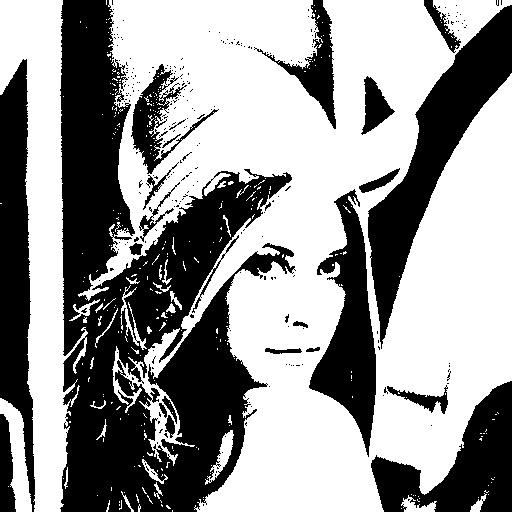
//> input picture cmake-build-debug/b_otsu_output.jpg, 512 x 512 px
$ ./main   (built with g++ and OpenCV 4)
//> lines starting //> are read from the running program, lines starting //| are printed output that depends on the picture; after the words box and inside, x2 and y2 are one past the last pixel; in counts of white or black regions, pixels touching at a corner belong together
#include <iostream>
#include <filesystem>
#include <cmath>
#include <limits>
#include <opencv2/opencv.hpp>
//15: Momentos invariantes de Hu (7)
//16: Área, perímetro, longitud, centroide, orientación
//18: Factor circularidad / compactación
//22: Radii
namespace fs = std::filesystem;
// Carga la matriz binaria donde la imagen ya fue separada del fondo por Otsu
cv::Mat cargarImagenBinaria(const std::string& ruta) {
//> called with ruta = "b_otsu_output.jpg"
    return cv::imread(ruta, cv::IMREAD_GRAYSCALE);
//> further down, binaria is the input picture: 512 rows x 512 cols, CV_8UC1; min 0, max 255, mean 150.2
}

//calcula todas las metricas de forma y momentos invariantes
void ejecutarMotorGeometrico(const cv::Mat& binaria) {
    std::cout << "[Modulo] Iniciando Analisis Geometrico e Invariante..." << std::endl;

    double area = 0.0;
    double m10 = 0.0;
    double m01 = 0.0;
    // Calculo de los momentos espaciales crudos
    // El momento m00 equivale al area total (suma de pixeles blancos)
    // Los momentos m10 y m01 acumulan la posicion de los objetos en los ejes X y Y
    for (int y = 0; y < binaria.rows; ++y) {
        for (int x = 0; x < binaria.cols; ++x) {
            if (binaria.at<uchar>(y, x) >= 127) {
                area += 1.0;
                m10 += x;
                m01 += y;
            }
        }
    }
//> this loop made 512 passes
//> (area, m10, m01) on passes 1 to 3: (444, 118355, 0), (888, 236710, 444), (1332, 355065, 1332)
//> after the loop, area = 154439; m10 = 43540317; m01 = 36463992

    if (area == 0.0) {
        std::cout << "Error: No se encontraron regiones segmentadas." << std::endl;
        return;
    }
    //centroide
    double cx = m10 / area;
//> cx = 281.9
    double cy = m01 / area;
//> cy = 236.1
    // Declaracion de las variables para los momentos centrales (mu)
    // Estos momentos trasladan el origen del plano cartesiano hacia el centroide
    // asi las mediciones son invariantes a la traslacion
    double mu20 = 0.0, mu02 = 0.0, mu11 = 0.0;
    double mu30 = 0.0, mu03 = 0.0, mu21 = 0.0, mu12 = 0.0;

    double perimetro = 0.0;
    double radioMaximo = 0.0;
    double radioMinimo = std::numeric_limits<double>::max();

    int vecinosX[8] = {-1, 0, 1, -1, 1, -1, 0, 1};
    int vecinosY[8] = {-1, -1, -1, 0, 0, 1, 1, 1};

    cv::Mat visualizacion;
    cv::cvtColor(binaria, visualizacion, cv::COLOR_GRAY2BGR);
    visualizacion *= 0.3;
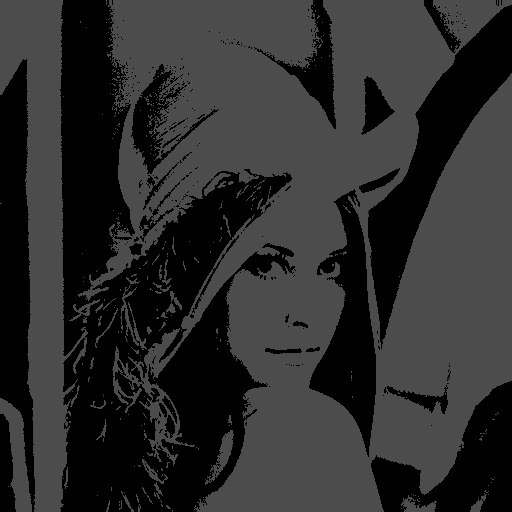
//> visualizacion: 512 rows x 512 cols, CV_8UC3; min 0, max 76, mean 44.8

    for (int y = 0; y < binaria.rows; ++y) {
        for (int x = 0; x < binaria.cols; ++x) {
            if (binaria.at<uchar>(y, x) >= 127) {
                // Calculo de la distancia de cada pixel respecto al centroide
                double dx = x - cx;
                double dy = y - cy;
                // Construccion de los momentos centrales de segundo y tercer orden
                mu20 += std::pow(dx, 2);
                mu02 += std::pow(dy, 2);
                mu11 += dx * dy;

                mu30 += std::pow(dx, 3);
                mu03 += std::pow(dy, 3);
                mu21 += std::pow(dx, 2) * dy;
                mu12 += dx * std::pow(dy, 2);
                // Para identificar si el pixel actual es frontera
                bool esFrontera = false;
                for (int i = 0; i < 8; ++i) {
                    int nx = x + vecinosX[i];
                    int ny = y + vecinosY[i];
                    if (nx < 0 || nx >= binaria.cols || ny < 0 || ny >= binaria.rows || binaria.at<uchar>(ny, nx) < 127) {
                        esFrontera = true;
                        break;
                    }
                }
                // Si es frontera, aporta al perimetro y se miden sus radios
                if (esFrontera) {
                    perimetro += 1.0;
                    visualizacion.at<cv::Vec3b>(y, x) = cv::Vec3b(255, 255, 255);
                    double distancia = std::sqrt(dx * dx + dy * dy);
                    if (distancia > radioMaximo) radioMaximo = distancia;
                    if (distancia < radioMinimo) radioMinimo = distancia;
                }
            }
        }
    }
//> this loop made 512 passes
//> (mu20, mu02, mu11, mu30, mu03, mu21) on passes 1 to 3: (9416106.5, 24751266.9, 1610242, -602233544.8, -5.84e+09, -2.22e+09), (18832213.1, 49293315.6, 3213664.1, -1.2e+09, -1.16e+10, -4.44e+09), (28248319.6, 73627034, 4810266.2, -1.81e+09, -1.73e+10, -6.64e+09)
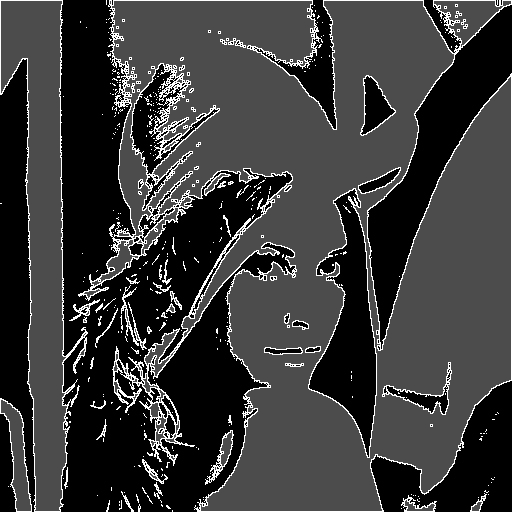
//> visualizacion: 512 rows x 512 cols, CV_8UC3; 6.97% of pixels changed, all inside (x1, y1, x2, y2) = (0, 0, 512, 512)
//> after the loop, mu20 = 3.02e+09; mu02 = 3.45e+09; mu11 = 231779868.3; mu30 = -1.27e+11; mu03 = 6.95e+10; mu21 = 3.27e+09; mu12 = -5.01e+10; perimetro = 18267; radioMaximo = 382.5; radioMinimo = 8.94

    double circularidad = (perimetro > 0.0) ? (4.0 * CV_PI * area) / (perimetro * perimetro) : 0.0;
//> circularidad = 0.00582
    double relacionRadios = (radioMaximo > 0.0) ? (radioMinimo / radioMaximo) : 0.0;
//> relacionRadios = 0.0234
    // Division de los momentos de segundo orden entre el area para extraer la varianza espacial
    double u20 = mu20 / area;
//> u20 = 19562.7
    double u02 = mu02 / area;
//> u02 = 22333.9
    double u11 = mu11 / area;
//> u11 = 1500.8
    // Calculo del mayor valor propio (Eigenvalue) de la Matriz de Covarianza
    // extrae la longitud y orientacion del eje principal de la forma
    double discriminante = std::sqrt(4.0 * u11 * u11 + std::pow(u20 - u02, 2));
//> discriminante = 4085.2
    double lambda1 = (u20 + u02) / 2.0 + discriminante / 2.0;
//> lambda1 = 22990.9
    double longitudEjeMayor = 4.0 * std::sqrt(lambda1);
//> longitudEjeMayor = 606.5
    // Calculo del arco tangente para aislar el angulo de inclinacion
    double orientacionRad = 0.5 * std::atan2(2.0 * u11, u20 - u02);
//> orientacionRad = 1.16
    double orientacionGrados = orientacionRad * 180.0 / CV_PI;
//> orientacionGrados = 66.36
    // Calcular los momentos centrales normalizados (eta)
    // Para que las mediciones sean invariantes al escalamiento
    auto eta = [&](double mu, int p, int q) {
        double gamma = (p + q) / 2.0 + 1.0;
        return mu / std::pow(area, gamma);
    };

    double n20 = eta(mu20, 2, 0);
//> n20 = 0.127
    double n02 = eta(mu02, 0, 2);
//> n02 = 0.145
    double n11 = eta(mu11, 1, 1);
//> n11 = 0.00972
    double n30 = eta(mu30, 3, 0);
//> n30 = -0.0136
    double n03 = eta(mu03, 0, 3);
//> n03 = 0.00742
    double n21 = eta(mu21, 2, 1);
//> n21 = 0.000349
    double n12 = eta(mu12, 1, 2);
//> n12 = -0.00535
    // Expansion polinomica de los 7 Momentos de Hu
    // combinan los momentos normalizados para crear las firmas
    // que son invariantes a la rotacion, traslacion y escala
    double h[7];
    h[0] = n20 + n02;
//> h = [0.271, 0, 0, 0, 0, 0, 0]
    h[1] = std::pow(n20 - n02, 2) + 4.0 * std::pow(n11, 2);
//> h = [0.271, 0.0007, 0, 0, 0, 0, 0]
    h[2] = std::pow(n30 - 3.0 * n12, 2) + std::pow(3.0 * n21 - n03, 2);
//> h = [0.271, 0.0007, 4.66e-05, 0, 0, 0, 0]
    h[3] = std::pow(n30 + n12, 2) + std::pow(n21 + n03, 2);
//> h = [0.271, 0.0007, 4.66e-05, 0.000419, 0, 0, 0]
    h[4] = (n30 - 3.0 * n12) * (n30 + n12) * (std::pow(n30 + n12, 2) - 3.0 * std::pow(n21 + n03, 2)) +
           (3.0 * n21 - n03) * (n21 + n03) * (3.0 * std::pow(n30 + n12, 2) - std::pow(n21 + n03, 2));
//> h = [0.271, 0.0007, 4.66e-05, 0.000419, -5.86e-08, 0, 0]
    h[5] = (n20 - n02) * (std::pow(n30 + n12, 2) - std::pow(n21 + n03, 2)) +
           4.0 * n11 * (n30 + n12) * (n21 + n03);
//> h = [0.271, 0.0007, 4.66e-05, 0.000419, -5.86e-08, -1.11e-05, 0]
    h[6] = (3.0 * n21 - n03) * (n30 + n12) * (std::pow(n30 + n12, 2) - 3.0 * std::pow(n21 + n03, 2)) -
           (n30 - 3.0 * n12) * (n21 + n03) * (3.0 * std::pow(n30 + n12, 2) - std::pow(n21 + n03, 2));
//> h = [0.271, 0.0007, 4.66e-05, 0.000419, -5.86e-08, -1.11e-05, 2.19e-09]

    cv::circle(visualizacion, cv::Point(std::round(cx), std::round(cy)), 3, cv::Scalar(0, 255, 0), -1);
//> visualizacion: 512 rows x 512 cols, CV_8UC3; 29 pixels changed, all inside (x1, y1, x2, y2) = (279, 233, 286, 240)
    cv::circle(visualizacion, cv::Point(std::round(cx), std::round(cy)), std::round(radioMaximo), cv::Scalar(0, 0, 255), 1);
//> visualizacion: 512 rows x 512 cols, CV_8UC3; mean B, G, R 57.3, 57.3, 57.3
    cv::circle(visualizacion, cv::Point(std::round(cx), std::round(cy)), std::round(radioMinimo), cv::Scalar(255, 0, 0), 1);
//> visualizacion: 512 rows x 512 cols, CV_8UC3; mean B, G, R 57.3, 57.3, 57.3

    std::cout << "Area: " << area << " px^2" << std::endl;
//| Area: 154439 px^2
    std::cout << "Perimetro: " << perimetro << " px" << std::endl;
//| Perimetro: 18267 px
    std::cout << "Centroide (x,y): (" << cx << ", " << cy << ")" << std::endl;
//| Centroide (x,y): (281.926, 236.106)
    std::cout << "Eje Mayor (Longitud): " << longitudEjeMayor << " px" << std::endl;
//| Eje Mayor (Longitud): 606.51 px
    std::cout << "Orientacion Horizontal: " << orientacionGrados << " grados" << std::endl;
//| Orientacion Horizontal: 66.3569 grados
    std::cout << "Radio Minimo: " << radioMinimo << " px" << std::endl;
//| Radio Minimo: 8.94193 px
    std::cout << "Radio Maximo: " << radioMaximo << " px" << std::endl;
//| Radio Maximo: 382.47 px
    std::cout << "Relacion (Rmin/Rmax): " << relacionRadios << std::endl;
//| Relacion (Rmin/Rmax): 0.0233794
    std::cout << "Factor de Circularidad: " << circularidad << std::endl;
//| Factor de Circularidad: 0.00581611

    std::cout << "\n--- MOMENTOS INVARIANTES DE HU ---" << std::endl;
    for (int i = 0; i < 7; i++) {
        std::cout << "Hu[" << i + 1 << "]: " << h[i] << std::endl;
    }
//> this loop made 7 passes
//| Hu[1]: 0.271283
//| Hu[2]: 0.000699687
//| Hu[3]: 4.65754e-05
//| Hu[4]: 0.000419389
//| Hu[5]: -5.85735e-08
//| Hu[6]: -1.10811e-05
//| Hu[7]: 2.18621e-09

    cv::imwrite("d_geometria_output.jpg", visualizacion);
    std::cout << "\n-> Archivo visual generado: 'd_geometria_output.jpg'" << std::endl;
}

int main() {

    std::string inputPath = "b_otsu_output.jpg";
    if (!fs::exists(inputPath)) {
        std::cout << "Error: No se encontro 'b_otsu_output.jpg'." << std::endl;
        return -1;
    }

    cv::Mat binaria = cargarImagenBinaria(inputPath);
    if (binaria.empty()) return -1;

    ejecutarMotorGeometrico(binaria);

    return 0;
}
